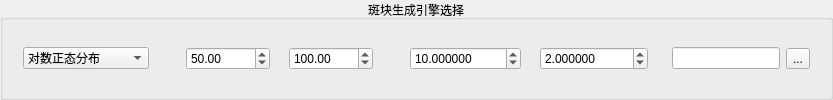
         <widget class="QGroupBox" name="box_04_patch_size_generator">
          <property name="styleSheet">
           <string notr="true"/>
          </property>
          <property name="title">
           <string>斑块生成引擎选择</string>
          </property>
          <property name="alignment">
           <set>Qt::AlignmentFlag::AlignHCenter|Qt::AlignmentFlag::AlignTop</set>
          </property>
          <layout class="QHBoxLayout" name="horizontalLayout_14">
           <item>
            <widget class="QFrame" name="frame_04_generator_select">
             <property name="frameShape">
              <enum>QFrame::Shape::NoFrame</enum>
             </property>
             <property name="frameShadow">
              <enum>QFrame::Shadow::Raised</enum>
             </property>
             <property name="lineWidth">
              <number>1</number>
             </property>
             <layout class="QHBoxLayout" name="horizontalLayout_6">
              <property name="sizeConstraint">
               <enum>QLayout::SizeConstraint::SetFixedSize</enum>
              </property>
              <property name="topMargin">
               <number>9</number>
              </property>
              <item>
               <widget class="QComboBox" name="comboBox_04_generator_select">
                <item>
                 <property name="text">
                  <string>对数正态分布</string>
                 </property>
                </item>
                <item>
                 <property name="text">
                  <string>幂律分布</string>
                 </property>
                </item>
                <item>
                 <property name="text">
                  <string>历史时期斑块大小</string>
                 </property>
                </item>
               </widget>
              </item>
             </layout>
            </widget>
           </item>
           <item>
            <widget class="QFrame" name="frame_04_lognormal">
             <property name="styleSheet">
              <string notr="true"/>
             </property>
             <property name="frameShape">
              <enum>QFrame::Shape::NoFrame</enum>
             </property>
             <property name="frameShadow">
              <enum>QFrame::Shadow::Raised</enum>
             </property>
             <property name="lineWidth">
              <number>1</number>
             </property>
             <layout class="QGridLayout" name="gridLayout_2" columnstretch="1,4,1,4">
              <property name="sizeConstraint">
               <enum>QLayout::SizeConstraint::SetDefaultConstraint</enum>
              </property>
              <item row="1" column="1">
               <widget class="QDoubleSpinBox" name="doubleSpinBox_04_mean">
                <property name="minimum">
                 <double>1.000000000000000</double>
                </property>
                <property name="maximum">
                 <double>10000000.000000000000000</double>
                </property>
                <property name="singleStep">
                 <double>10.000000000000000</double>
                </property>
                <property name="stepType">
                 <enum>QAbstractSpinBox::StepType::DefaultStepType</enum>
                </property>
                <property name="value">
                 <double>50.000000000000000</double>
                </property>
               </widget>
              </item>
              <item row="1" column="0">
               <widget class="QLabel" name="label_04_mean">
                <property name="text">
                 <string/>
                </property>
                <property name="alignment">
                 <set>Qt::AlignmentFlag::AlignCenter</set>
                </property>
                <property name="margin">
                 <number>0</number>
                </property>
               </widget>
              </item>
              <item row="1" column="3">
               <widget class="QDoubleSpinBox" name="doubleSpinBox_04_standard_deviation">
                <property name="minimum">
                 <double>1.000000000000000</double>
                </property>
                <property name="maximum">
                 <double>10000000.000000000000000</double>
                </property>
                <property name="singleStep">
                 <double>50.000000000000000</double>
                </property>
                <property name="value">
                 <double>100.000000000000000</double>
                </property>
               </widget>
              </item>
              <item row="1" column="2">
               <widget class="QLabel" name="label_04_standard_deviation">
                <property name="text">
                 <string/>
                </property>
                <property name="alignment">
                 <set>Qt::AlignmentFlag::AlignCenter</set>
                </property>
                <property name="margin">
                 <number>0</number>
                </property>
               </widget>
              </item>
             </layout>
            </widget>
           </item>
           <item>
            <widget class="QFrame" name="frame_04_power">
             <property name="frameShape">
              <enum>QFrame::Shape::NoFrame</enum>
             </property>
             <property name="frameShadow">
              <enum>QFrame::Shadow::Raised</enum>
             </property>
             <property name="lineWidth">
              <number>1</number>
             </property>
             <layout class="QGridLayout" name="gridLayout">
              <item row="1" column="0">
               <widget class="QLabel" name="label_04_scale_constant">
                <property name="text">
                 <string/>
                </property>
                <property name="alignment">
                 <set>Qt::AlignmentFlag::AlignCenter</set>
                </property>
               </widget>
              </item>
              <item row="1" column="1">
               <widget class="QDoubleSpinBox" name="doubleSpinBox_04_scale_constant">
                <property name="decimals">
                 <number>6</number>
                </property>
                <property name="minimum">
                 <double>-10000.000000000000000</double>
                </property>
                <property name="maximum">
                 <double>10000000.000000000000000</double>
                </property>
                <property name="singleStep">
                 <double>10.000000000000000</double>
                </property>
                <property name="value">
                 <double>10.000000000000000</double>
                </property>
               </widget>
              </item>
              <item row="1" column="3">
               <widget class="QDoubleSpinBox" name="doubleSpinBox_04_power">
                <property name="decimals">
                 <number>6</number>
                </property>
                <property name="minimum">
                 <double>-10000.000000000000000</double>
                </property>
                <property name="maximum">
                 <double>10000.000000000000000</double>
                </property>
                <property name="value">
                 <double>2.000000000000000</double>
                </property>
               </widget>
              </item>
              <item row="1" column="2">
               <widget class="QLabel" name="label_04_power">
                <property name="text">
                 <string/>
                </property>
                <property name="alignment">
                 <set>Qt::AlignmentFlag::AlignCenter</set>
                </property>
               </widget>
              </item>
             </layout>
            </widget>
           </item>
           <item>
            <widget class="QFrame" name="frame_04_history_patch">
             <property name="frameShape">
              <enum>QFrame::Shape::NoFrame</enum>
             </property>
             <property name="lineWidth">
              <number>1</number>
             </property>
             <layout class="QHBoxLayout" name="horizontalLayout_17">
              <property name="topMargin">
               <number>0</number>
              </property>
              <property name="bottomMargin">
               <number>0</number>
              </property>
              <item>
               <widget class="QLineEdit" name="lineEdit_04_self_defining_generator"/>
              </item>
              <item>
               <widget class="QToolButton" name="btn_04_self_defining_generator">
                <property name="text">
                 <string>...</string>
                </property>
               </widget>
              </item>
             </layout>
            </widget>
           </item>
          </layout>
         </widget>
